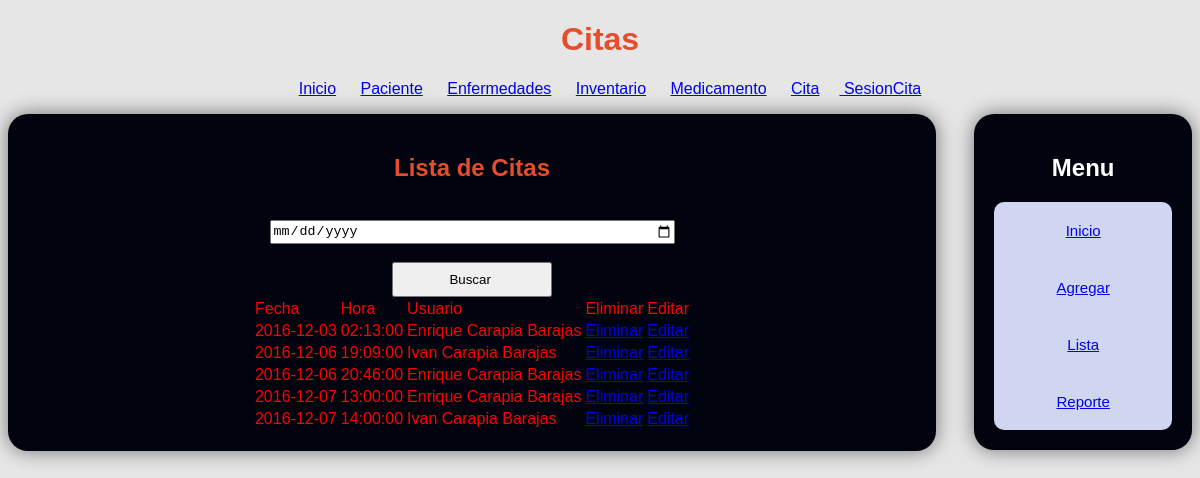
The page /citaLista.PHP on the database its author committed.
### tables this page shows
CREATE TABLE `cita` (
  `IdCita` int(11) NOT NULL,
  `IdUsuario` int(11) NOT NULL,
  `Fecha` date NOT NULL,
  `Hora` time NOT NULL
);

CREATE TABLE `usuarios` (
  `IdUsuario` int(11) NOT NULL,
  `Nombre` varchar(40) NOT NULL,
  `ApellidoP` varchar(40) NOT NULL,
  `ApellidoM` varchar(40) NOT NULL,
  `Telefono` varchar(20) NOT NULL,
  `Correo` varchar(60) NOT NULL,
  `Edad` int(11) NOT NULL,
  `IdEstado` int(11) NOT NULL,
  `IdSeguro` int(11) NOT NULL
);

### citaLista.PHP (the view, shortened to what this page needs)
<?php
 require_once('Conexion.php');
 if(isset($_POST['btnregistro'])){
 	$Fecha= $_POST['Fecha'];
$verUsuarios="SELECT * From cita c INNER JOIN Usuarios u
ON c.IdUsuario=u.IdUsuario WHERE Fecha='{$Fecha}' ORDER BY Hora";
$resultadousuario= $conexion->query($verUsuarios);
}else {
	$verUsuarios="SELECT * From cita c INNER JOIN Usuarios u
ON c.IdUsuario=u.IdUsuario ORDER BY Fecha, Hora";
$resultadousuario= $conexion->query($verUsuarios);
}
 ?>
<!DOCTYPE html>
<html lang="es">
<head>
	<link rel="stylesheet" type="text/css" href="estilo.css">
</head>
<body>
	<div id='contenido'>
		<header>
			<hgroup>
			<h1>Citas</h1>
			</hgroup>
		<nav>
			<ul>
				<li><a href="index.php" > Inicio</a></li>
			<li><a href="PacienteAgregar.php">Paciente</a></li>
			<li><a href="enfermedadAgregar.php">Enfermedades</a></li>
			<li><a href="InventarioAgregar.php">Inventario</a></li>
			<li><a href="medicamentoAgregar.php">Medicamento</a></li>
			<li><a href="citaagregar.php ">Cita</li>
			<li><a href="sesion.php ">SesionCita</a></li>
			</ul>
		</nav>
		</header>
		<section>
			<div id='principal'>
					<div id='formulariosd'>
					<center>
						<hgroup>
							  <h1>Lista de Citas</h1>
						</hgroup>
<br/>
  <form action = "#" method = "POST">
   <input type = "date" name = "Fecha" placeholder = "Fecha" style="WIDTH: 400px; HEIGHT: 20px" ><br /><br/>
    <input type = "submit" name = "btnregistro" value = "Buscar " style='width:160px; height:35px' ><br/>
                </form>
<table>
		<td>Fecha</td>
		<td>Hora</td>
		<td>Usuario</td>
		<td>Eliminar</td>
		<td>Editar</td>
	<?php while($Usuarios= $resultadousuario->fetch_object()) { ?>
		<tr>
		<td> <?php echo $Usuarios->Fecha; ?></td>
		<td> <?php echo $Usuarios->Hora; ?></td>
		<td> <?php echo $Usuarios->Nombre; ?>&nbsp<?php echo $Usuarios->ApellidoP; ?>&nbsp<?php echo $Usuarios->ApellidoM; ?></td>
		<td><?php echo "<a href='citaLista.php?eliminar={$Usuarios-> IdCita}'>Eliminar</a>";?></td>
		<td><?php echo "<a href='enfermedadeditar.php?eliminar={$Usuarios-> IdCita}'>Editar</a>";?></td>
		</tr>
		<?php } ?>
</table>
</center>
					</div>
					<div id='menusd'>
						<hgroup>
							<h2>Menu</h2>
							</hgroup>
								<ul>
										<li><a href="index.php" ">Inicio</a></li>
									<li><a href="citaAgregar.php" ">Agregar</a></li>
									<li><a href="citalista.php" ">Lista</a></li>
									<li><a href="Reporte.php ">Reporte</a></li>
								</ul>
					</div>
			</div>
		</section>
	</div>
</body>
</html>

### estilo.css (style rules this page uses)
body { background-color:#E6E6E6; font-family: "Helvetica", Arial; }
#contenido { margin: 0 auto; text-align: center; }
h1 { color:#e44e2d; }
nav ul li { display: inline-block; margin-right: 20px; color: #1d1d1d; cursor: pointer; }
#principal { width: 100%; height: 100%; }
#formulariosd { width: 75%; height: 92%; background-color:#01030E; color: red; text-align: left; border-radius: 20px; padding: 20px; float: left; border-radius: 20px; box-shadow: 0px 0px 20px rgba(0,0,0,.5); }
#menusd ul { width: 100%; height: 92%; background-color: #D0D6F2; display: block; margin:0; padding: 0; width: 100%; border-radius: 10px; }
#menusd li { list-style: none; display: block; width: 100% height: auto; color: #01030E; font-size: 15px; padding: 20px; text-align: center; }
#menusd li { -webkit-transition:all .9s ease; -moz-transition: all .9s ease; -ms-transition: all .9 ease; transition: all .9s ease; }
#menusd { width: 15%; height: 100%; background-color:#01030E; color:#fff; text-align: center; border-radius: 20px; margin: 0 auto; padding: 20px; float: right; border-radius: 20px; box-shadow: 0px 0px 20px rgba(0,0,0,.5); }

### rows shown on the page
cita: Fecha "2016-12-03", Hora "02:13:00", IdUsuario.Nombre "Enrique", IdUsuario.ApellidoP "Carapia", IdUsuario.ApellidoM "Barajas"
cita: Fecha "2016-12-06", Hora "19:09:00", IdUsuario.Nombre "Ivan", IdUsuario.ApellidoP "Carapia", IdUsuario.ApellidoM "Barajas"
cita: Fecha "2016-12-06", Hora "20:46:00", IdUsuario.Nombre "Enrique", IdUsuario.ApellidoP "Carapia", IdUsuario.ApellidoM "Barajas"
cita: Fecha "2016-12-07", Hora "13:00:00", IdUsuario.Nombre "Enrique", IdUsuario.ApellidoP "Carapia", IdUsuario.ApellidoM "Barajas"
cita: Fecha "2016-12-07", Hora "14:00:00", IdUsuario.Nombre "Ivan", IdUsuario.ApellidoP "Carapia", IdUsuario.ApellidoM "Barajas"
